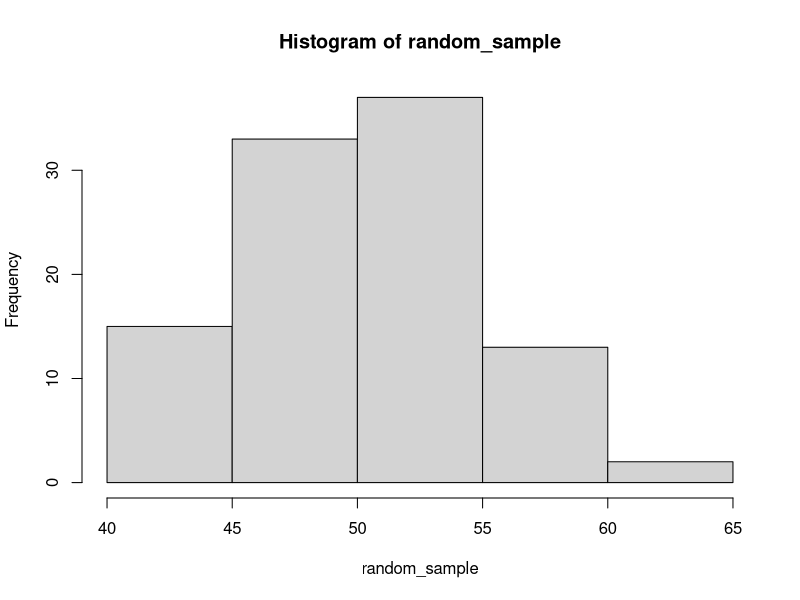
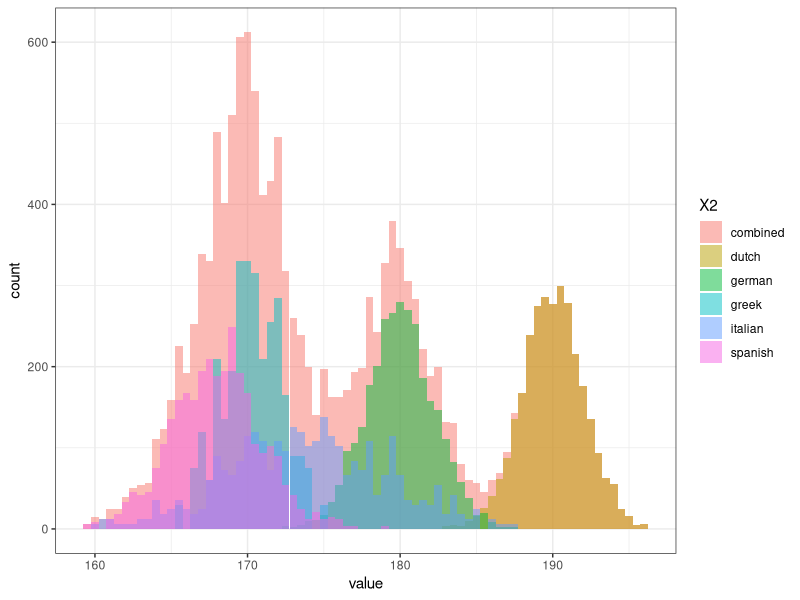

R code for these plots, in order:
## ---- chunk 1
# Binomial distribution

sample_size = 100

random_sample=rbinom(100, 100, 0.5)

hist(random_sample)

# Please re-run the code to see how it differs throughout. 

quantile(random_sample,c(0.25,0.75)) # 50% interval

quantile(random_sample, c(0.025, 0.975)) # 95% interval

## ---- chunk 2
library(ggplot2)
library(reshape)

# Creating the samples
dutch <- rnorm(2000, 190, 2)
german <- rnorm(3000, 180, 2.2)
spanish <- rnorm (1000, 168, 3)
italian <- rnorm(500, 174, 5)
greek <- rnorm(200, 170, 2)

# Data manipulation
combined <- cbind(dutch, german, spanish, italian, greek)

df <- melt(combined)
df2 <- rbind(as.matrix(df), (cbind(rep(0, nrow(df)), rep("combined", nrow(df)), df[,3])))
df3 <- as.data.frame(df2, stringsAsFactors=FALSE)
df3$value <- as.numeric(df3$value)

# plotting the plot
ggplot(df3,aes(x=value,group=X2,fill=X2)) + geom_histogram(position="identity",binwidth=0.5, alpha=0.5) + theme_bw()

## ---- chunk 3
quantile(combined,c(0.25,0.75)) # 50% interval

quantile(combined, c(0.025, 0.975)) # 95% interval
